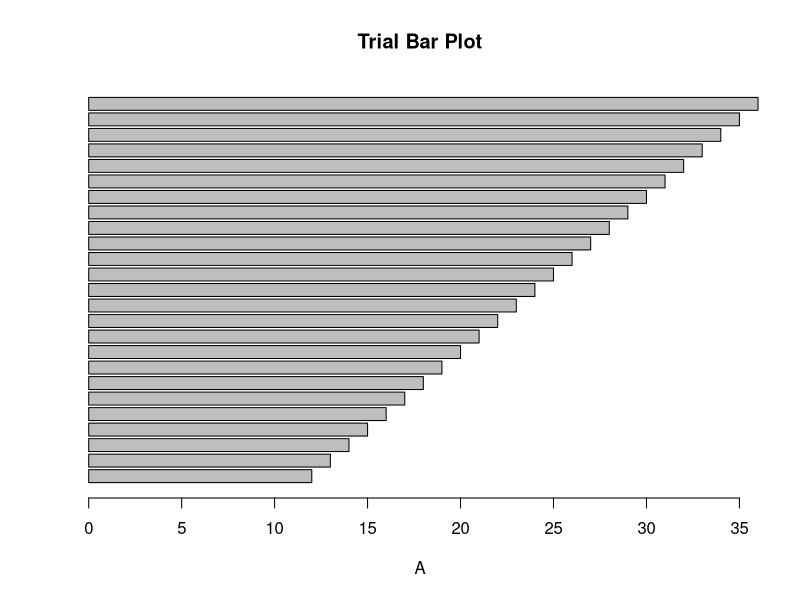
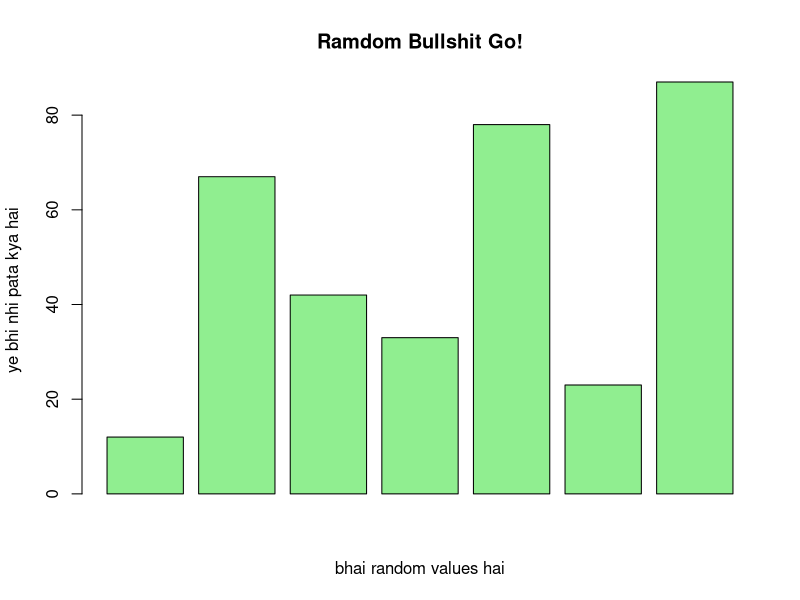
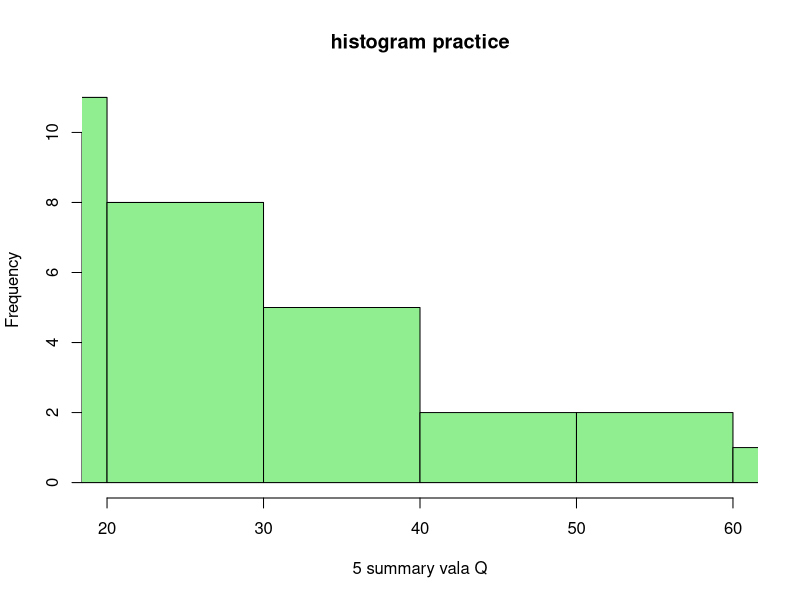
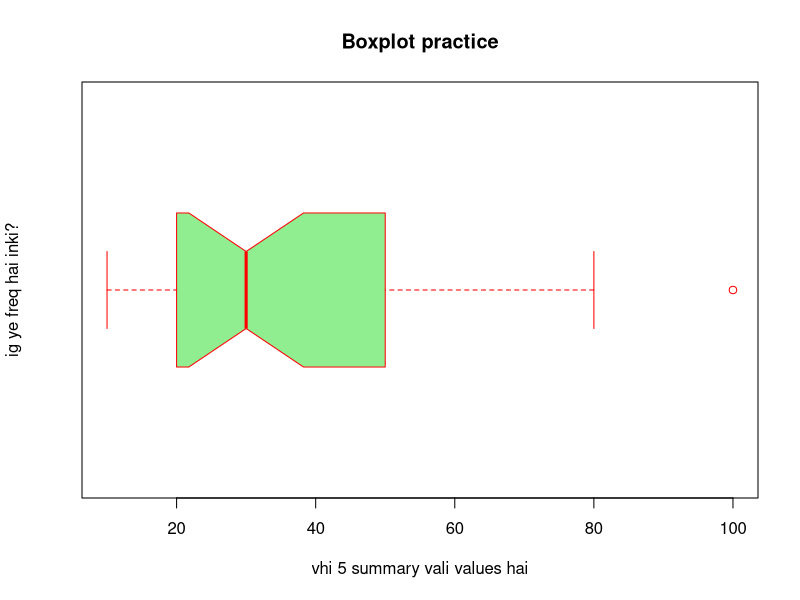
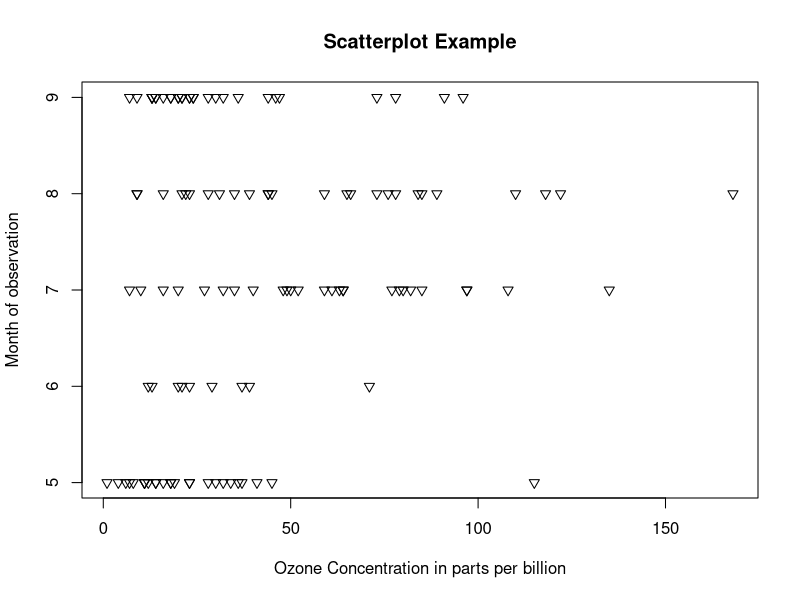
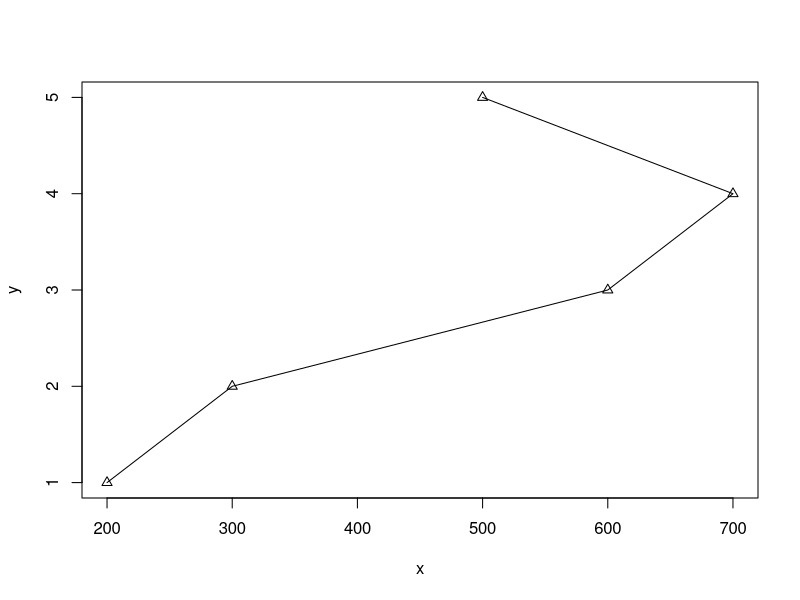

Source code (R) for these figures, in order:
data_vis_df=data.frame(
  A=c(12:36),
  B=c(3:27)
)
print(data_vis_df)
cat("\n")

barplot(data_vis_df$A,
        main = "Trial Bar Plot",
        xlab = "A",horiz = TRUE)


























tdf=data.frame(
  vect1=c(12,67,42,33,78,23,87)
)
barplot(tdf$vect1,
        main=("Ramdom Bullshit Go!"),
        xlab=("bhai random values hai"),
        ylab=("ye bhi nhi pata kya hai"),
        col=("light green"),
        horiz=FALSE
        )

tdf1=data.frame(
  firserandom=c(35,10,30,25,75,10,30,20,20,10,40,50,40,30,60,70,25,40,10,60,20,80,40,25,20,10,20,25,30,50,80,20)
)
hist(tdf1$firserandom,
     main=("histogram practice"),
     xlab=("5 summary vala Q"),
     xlim=c(20,60),
     col = ("light green"),
     freq=TRUE
     )


tdf2=data.frame(
  bp1=c(35,10,30,25,75,10,30,20,20,10,40,50,40,30,60,70,25,40,10,60,20,80,40,25,20,10,20,25,30,50,80,20,100)
)
boxplot(tdf2$bp1,
        main=("Boxplot practice"),
        xlab=("vhi 5 summary vali values hai"),
        ylab=("ig ye freq hai inki?"),
        col=("light green"),
        border=("red"),
        horizontal=TRUE,
        notch=TRUE
        )

# Scatter plot for Ozone Concentration per month
data(airquality)

plot(airquality$Ozone, airquality$Month,
     main =("Scatterplot Example"),
     xlab =("Ozone Concentration in parts per billion"),
     ylab =(" Month of observation "), pch = 25)


dtf4=data.frame(
  x=c(200,300,600,700,500),
  y=c(1:5)
)
plot(dtf4,type="o",pch=24)